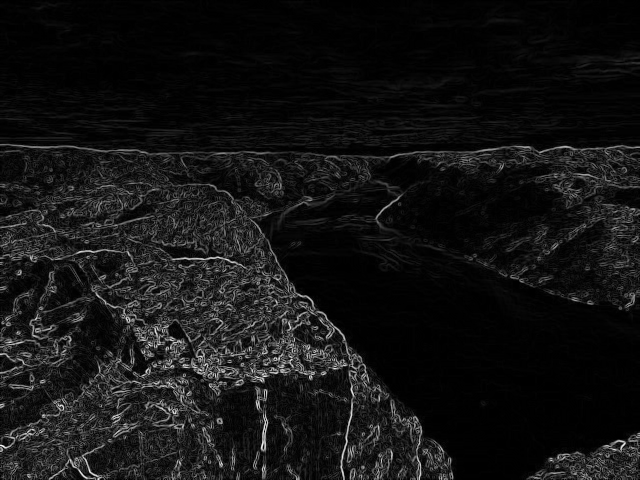
#> input picture output/edificio_sobel.png, 640 x 480 px, given in place of cuadrado.png, which was not available
$ python edge_detection.py   (older library calls are emulated)
#> lines starting #> are read from the running program, lines starting #| are printed output that depends on the picture; after the words box and inside, x2 and y2 are one past the last pixel; in counts of white or black regions, pixels touching at a corner belong together; pictures that were not available may be replaced by others from this repository, and a replacement may not be noted
import cv2
import numpy as np
import os
os.makedirs("output", exist_ok=True)
def detectar_bordes_sobel(img_path, out_path):
#> called with img_path = 'data/cuadrado.png', out_path = 'output/cuadrado_sobel.png'
    img = cv2.imread(img_path, cv2.IMREAD_GRAYSCALE)
#> img is the input picture: shape (480, 640); min 0, max 255, mean 19.7
    sobel_x = cv2.Sobel(img, cv2.CV_64F, 1, 0, ksize=3)
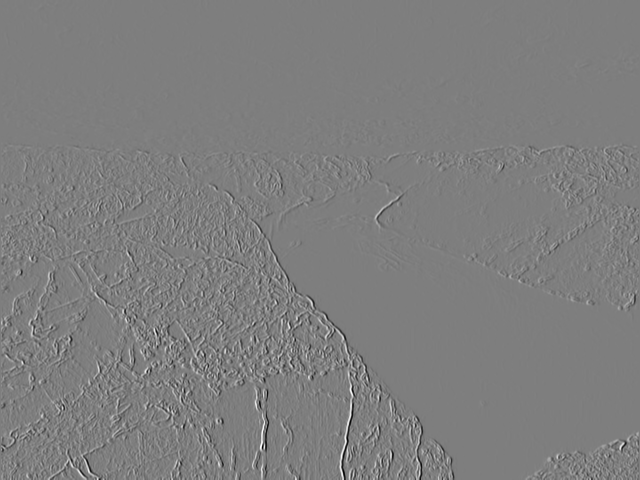
#> sobel_x: shape (480, 640) float64; min -849, max 862, mean -0.1; drawn with min black and max white
    sobel_y = cv2.Sobel(img, cv2.CV_64F, 0, 1, ksize=3)
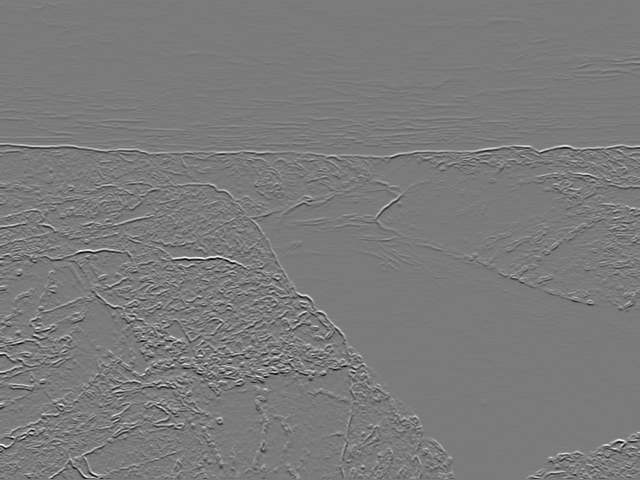
#> sobel_y: shape (480, 640) float64; min -791, max 846, mean 0.6; drawn with min black and max white
    mag = np.sqrt(sobel_x**2 + sobel_y**2)
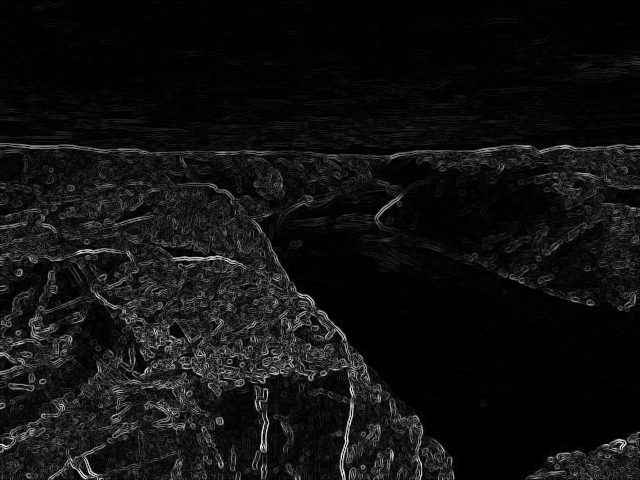
#> mag: shape (480, 640) float64; min 0, max 918.2, mean 62.9; drawn with min black and max white
    mag = np.uint8(np.clip(mag, 0, 255))
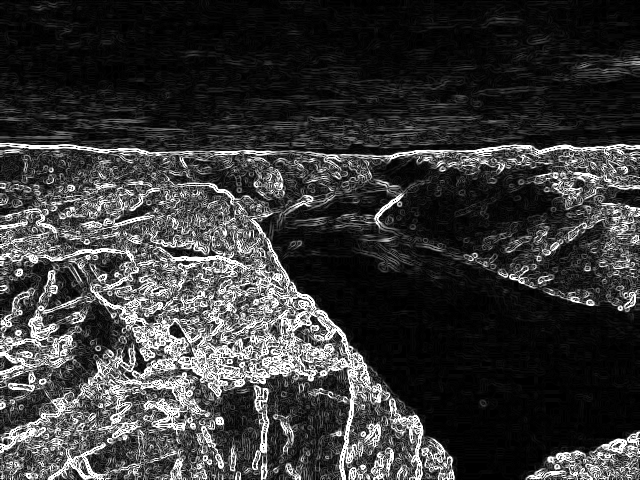
#> mag: shape (480, 640); min 0, max 255, mean 56.4
    cv2.imwrite(out_path, mag)
    print(f"Sobel guardado en {out_path}")
def detectar_bordes_canny(img_path, out_path, t1=50, t2=150):
#> called with img_path = 'data/cuadrado.png', out_path = 'output/cuadrado_canny.png', t1 = 50, t2 = 150
    img = cv2.imread(img_path, cv2.IMREAD_GRAYSCALE)
    blurred = cv2.GaussianBlur(img, (5, 5), 0)
    edges = cv2.Canny(blurred, t1, t2)
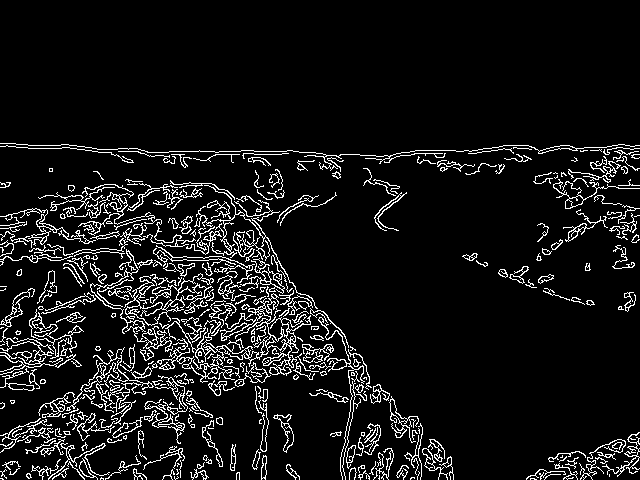
#> edges: shape (480, 640); 8.3% white in thin lines or dots, all inside (x1, y1, x2, y2) = (0, 143, 640, 480)
    cv2.imwrite(out_path, edges)
    print(f"Canny guardado en {out_path}")
if __name__ == "__main__":
    imagenes = ["data/cuadrado.png", "data/circulos.png", "data/ajedrez.png"]

    for img in imagenes:
        nombre = img.split("/")[-1].replace(".png", "")
        detectar_bordes_sobel(img, f"output/{nombre}_sobel.png")
        detectar_bordes_canny(img, f"output/{nombre}_canny.png")
#> pass 2 of the loop `for img in imagenes:`:
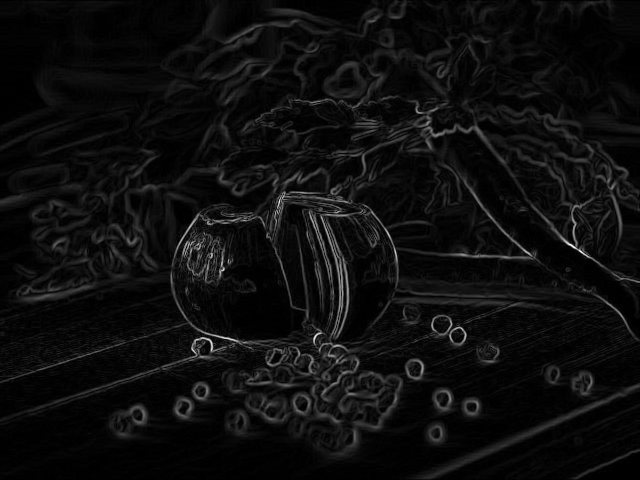
#> input picture output/objetos_sobel.png, 640 x 480 px, given in place of circulos.png, which was not available
#> in detectar_bordes_sobel, img is the input picture: shape (480, 640); min 0, max 255, mean 13.7
#> in detectar_bordes_sobel (call 2), `sobel_y = cv2.Sobel(img, cv2.CV_64F, 0, 1, ksize=3)`:
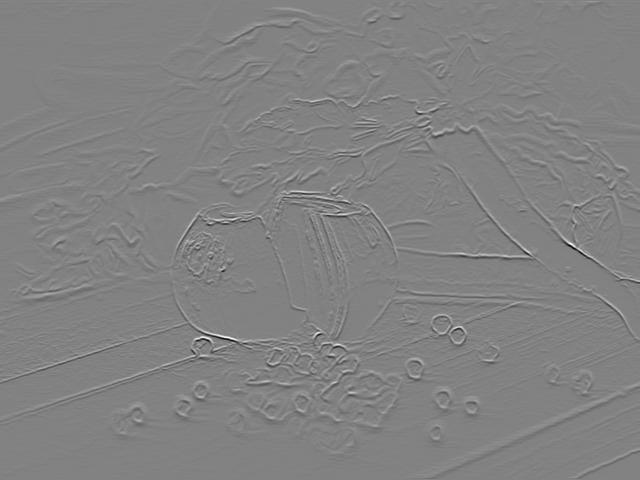
#> sobel_y: shape (480, 640) float64; min -875, max 840, mean -0.1; drawn with min black and max white
#> in detectar_bordes_canny (call 2), `edges = cv2.Canny(blurred, t1, t2)`:
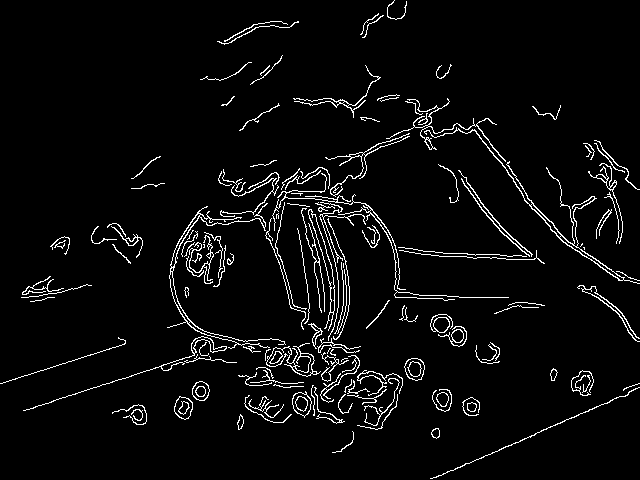
#> edges: shape (480, 640); 4.4% white in thin lines or dots
